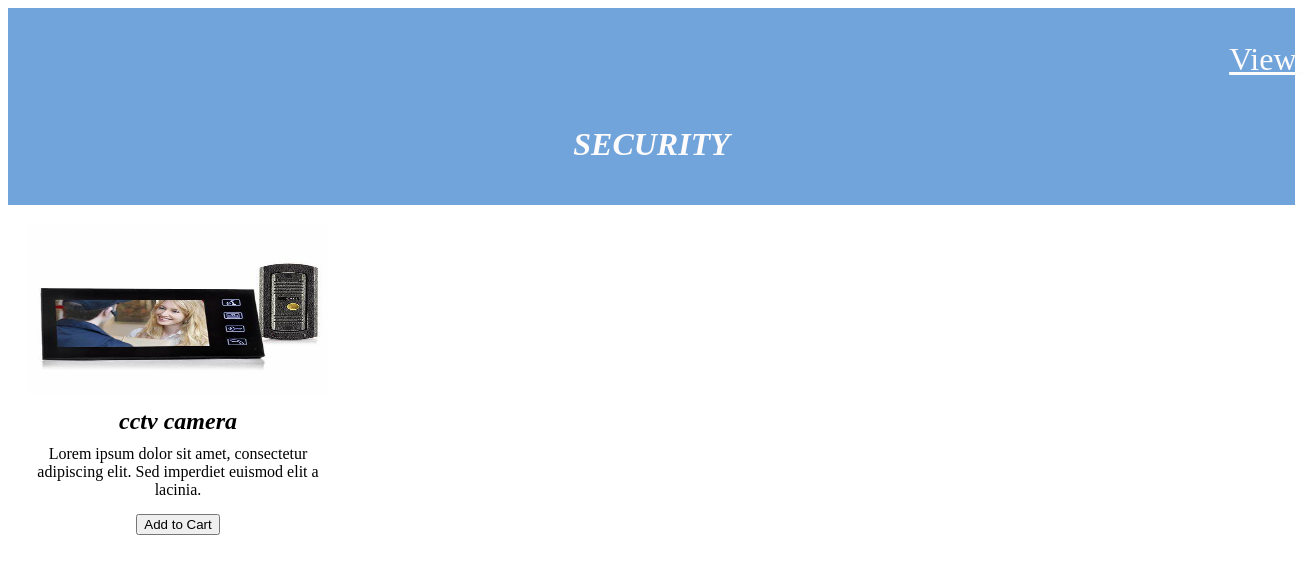
Screenshot of /Security.php with the database file from the repository.
### tables this page shows
CREATE TABLE IF NOT EXISTS `security` (
  `id` int NOT NULL AUTO_INCREMENT,
  `name` varchar(255) NOT NULL,
  `price` int NOT NULL,
  `quantity` int NOT NULL,
  `image` varchar(255) NOT NULL,
  PRIMARY KEY (`id`)
);

### Security.php (the view, shortened to what this page needs)
<?php
            $conn = mysqli_connect('localhost','root','','pure');
            $slct = mysqli_query($conn, "SELECT * FROM security");
			 ?>
<!DOCTYPE html>
<html>
<head>
	<link rel="stylesheet" type="text/css" href="productA.css">
</head>
<body>
	<header>
	<?php include 'header1.php'; ?>
		<h1> <i> SECURITY </i></h1>
	</header>
	<main>
	<?php
					while($row = mysqli_fetch_assoc($slct)){
              ?>
		<section class="product">
		<img src="uploaded_img/<?php echo $row['image']; ?>" height="169" width="300"alt="Product 1">
		<h2><?php echo $row["name"];?></h2>
			<p>Lorem ipsum dolor sit amet, consectetur adipiscing elit. Sed imperdiet euismod elit a lacinia.</p>
			<form action="" method="post">
						<input type="submit" name="add_to_cart" style="margin-top:5px;"  class="btn btn-success" value="Add to Cart" />
					</form>
		</section>
				<?php
	}
        ?>
	</main>
</body>
</html>

### productA.css (style rules this page uses)
header { background-color: #71a4da; color: #fdfbfb; padding: 20px; text-align: center; }
.product { display: inline-block; margin: 20px; text-align: center; width: 300px; }
.product img { max-width: 100%; }
.product h2 { font-size: 24px; margin: 10px 0; font-style: oblique; }
.product p { font-size: 16px; margin: 10px 0; }

### rows the page displays
security: image (picture), name "cctv camera"
